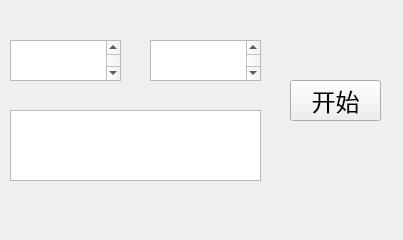
<?xml version="1.0" encoding="UTF-8"?>
<ui version="4.0">
 <class>Form</class>
 <widget class="QWidget" name="Form">
  <property name="geometry">
   <rect>
    <x>0</x>
    <y>0</y>
    <width>403</width>
    <height>240</height>
   </rect>
  </property>
  <property name="font">
   <font>
    <family>微软雅黑</family>
    <pointsize>18</pointsize>
   </font>
  </property>
  <property name="windowTitle">
   <string>写作oo读作xx</string>
  </property>
  <widget class="QTextEdit" name="xie">
   <property name="geometry">
    <rect>
     <x>10</x>
     <y>40</y>
     <width>111</width>
     <height>41</height>
    </rect>
   </property>
  </widget>
  <widget class="QTextEdit" name="du">
   <property name="geometry">
    <rect>
     <x>150</x>
     <y>40</y>
     <width>111</width>
     <height>41</height>
    </rect>
   </property>
  </widget>
  <widget class="QTextEdit" name="ooxx">
   <property name="geometry">
    <rect>
     <x>10</x>
     <y>110</y>
     <width>251</width>
     <height>71</height>
    </rect>
   </property>
  </widget>
  <widget class="QPushButton" name="pushButton">
   <property name="geometry">
    <rect>
     <x>290</x>
     <y>80</y>
     <width>91</width>
     <height>41</height>
    </rect>
   </property>
   <property name="text">
    <string>开始</string>
   </property>
  </widget>
 </widget>
 <resources/>
 <connections/>
</ui>
